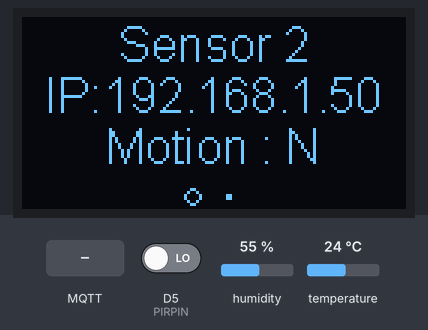
The sketch below on a simulated ESP8266 (NodeMCU). Parts: 128×64 one-colour display. The test bench sets the inputs (shaded band); at power-on: D5 (PIRPIN) LOW, humidity 55 %, temperature 24 °C. WiFi joins after 1.5 s; servers stay silent unless stated; no MQTT or app messages arrive unless stated; what the sketch prints to the serial monitor is not drawn.

Above: at 4.2 s.
4.3 s: D5 (PIRPIN) driven HIGH
At 5.5 s:
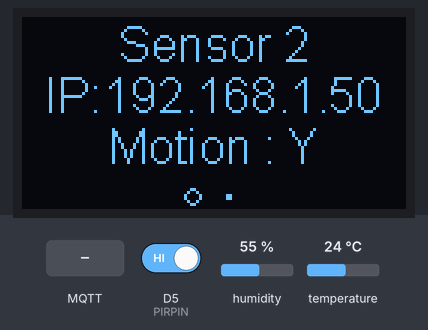
Timing chart, 0 to 6.1 s (numbered marks = the images above; inputs shaded):
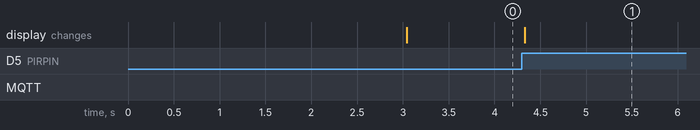

Measured:
- after the input at 4.3 s, the display: changes at once (image 1)

The sketch:

Sensor.ino
```cpp
#include <ESP8266WiFi.h>
#include <PubSubClient.h>
#include <Wire.h>
#include <DHT.h>
#include "SSD1306.h" // alias for `#include "SSD1306Wire.h"`
#include "OLEDDisplayUi.h" // Include the UI lib
#include "images.h" // Include custom images
#include <ArduinoOTA.h>

#define wifi_ssid "WiFi SSID"
#define wifi_password "WiFi Password"
#define mqtt_server "MQTT IP Address"

#define humidity_topic "home/sensor/humidity"
#define temperature_topic "home/sensor/temperature"
#define heatindex_topic "home/sensor/heatindex"
#define motion_topic "home/sensor/motion"
#define ota_topic "home/sensor/ota"

#define DHTTYPE DHT22
#define DHTPIN  D6

SSD1306  display(0x3c, D2, D1);
OLEDDisplayUi ui     ( &display );

int counter = 0;
int previousReading = LOW;
int PIRPIN = D5;

long lastMsg = 0;
float temp = 0.0;
float hum = 0.0;
float hic=0.0;
float diff = 0.1;
boolean motion=false;

boolean otaflag=false;

WiFiClient espClient;
PubSubClient client(espClient);
//DHT dht(D1, DHTTYPE, 11); // 11 works fine for ESP8266
DHT dht(DHTPIN, DHTTYPE); // 11 works fine for ESP8266

void msOverlay(OLEDDisplay *display, OLEDDisplayUiState* state) {
  display->setTextAlignment(TEXT_ALIGN_RIGHT);
  display->setFont(ArialMT_Plain_10);
  display->drawString(128, 0, String(millis())); yield();
}

void drawFrame0(OLEDDisplay *display, OLEDDisplayUiState* state, int16_t x, int16_t y) {
  String ipAddress = IPAddress2String(WiFi.localIP());
  display->setTextAlignment(TEXT_ALIGN_CENTER);
  display->setFont(ArialMT_Plain_16);
  display->drawString(64 + x, 0 + y, "Sensor 2"); yield();
  display->drawString(64 + x, 17 + y, ipAddress); yield();
  if(motion){
    display->drawString(64 + x, 34 + y, "Motion : Y"); yield();
  }else{
    display->drawString(64 + x, 34 + y, "Motion : N"); yield();
  }
}

void drawFrame1(OLEDDisplay *display, OLEDDisplayUiState* state, int16_t x, int16_t y) {
  display->setTextAlignment(TEXT_ALIGN_CENTER);
  display->setFont(ArialMT_Plain_16);
  display->drawString(64 + x, 0 + y, "Sensor 2"); yield();
  display->drawString(64 + x, 17 + y, "Temp: " + String(temp) + " C"); yield();
  display->drawString(64 + x, 34 + y, "Hum : " + String(hum) + " %"); yield();
}

// This array keeps function pointers to all frames
// frames are the single views that slide in
FrameCallback frames[] = { drawFrame0, drawFrame1 };

// how many frames are there?
int frameCount = 2;

// Overlays are statically drawn on top of a frame eg. a clock
OverlayCallback overlays[] = { msOverlay };
int overlaysCount = 1;

void callback(char* topic, byte* payload, unsigned int length) {
  payload[length] = '\0'; // Null terminator used to terminate the char array
  String message = (char*)payload;
//  char* cpmOTATopic="home/sensor/ota";

  if(strcmp(topic,"home/sensor/ota")==0 and message == "1") {
    otaflag=true;
  } else {
    Serial.print("Message arrived [");
    Serial.print(topic);
    Serial.print("] ");
    Serial.println(message);
  }
}

void setup() {
  //Wire.begin();
  Serial.begin(115200);
  pinMode(DHTPIN, INPUT_PULLUP);
  pinMode(PIRPIN, INPUT);
  dht.begin();
  setup_wifi();
  client.setServer(mqtt_server, 1883);
  client.setCallback(callback);

  ArduinoOTA.setHostname("Sensor 2");

  ArduinoOTA.onStart([]() {
    digitalWrite(BUILTIN_LED, LOW);
    Serial.println("Start");
  });
  ArduinoOTA.onEnd([]() {
    digitalWrite(BUILTIN_LED, HIGH);
    Serial.println("\nEnd");
  });
  ArduinoOTA.onProgress([](unsigned int progress, unsigned int total) {
    Serial.printf("Progress: %u%%\r", (progress / (total / 100)));
  });
  ArduinoOTA.onError([](ota_error_t error) {
    Serial.printf("Error[%u]: ", error);
    if (error == OTA_AUTH_ERROR) Serial.println("Auth Failed");
    else if (error == OTA_BEGIN_ERROR) Serial.println("Begin Failed");
    else if (error == OTA_CONNECT_ERROR) Serial.println("Connect Failed");
    else if (error == OTA_RECEIVE_ERROR) Serial.println("Receive Failed");
    else if (error == OTA_END_ERROR) Serial.println("End Failed");
  });
  ArduinoOTA.begin();

  // The ESP is capable of rendering 60fps in 80Mhz mode
  // but that won't give you much time for anything else
  // run it in 160Mhz mode or just set it to 30 fps
  ui.setTargetFPS(30);

  // Customize the active and inactive symbol
  ui.setActiveSymbol(activeSymbol);
  ui.setInactiveSymbol(inactiveSymbol);

  // You can change this to
  // TOP, LEFT, BOTTOM, RIGHT
  ui.setIndicatorPosition(BOTTOM);

  // Defines where the first frame is located in the bar.
  ui.setIndicatorDirection(LEFT_RIGHT);

  // You can change the transition that is used
  // SLIDE_LEFT, SLIDE_RIGHT, SLIDE_UP, SLIDE_DOWN
  ui.setFrameAnimation(SLIDE_LEFT);

  // Add frames
  ui.setFrames(frames, frameCount);

  // Add overlays
  //ui.setOverlays(overlays, overlaysCount);

  // Initialising the UI will init the display too.
  ui.init();

  display.flipScreenVertically();
  ////////// End of Display //////////////
}

void setup_wifi() {
  delay(10);
  // We start by connecting to a WiFi network
  Serial.println();
  Serial.print("Connecting to ");
  Serial.println(wifi_ssid);

  WiFi.begin(wifi_ssid, wifi_password);

  while (WiFi.status() != WL_CONNECTED) {
    delay(500);
    Serial.print(".");
  }

  Serial.println("");
  Serial.println("WiFi connected");
  Serial.println("IP address: ");
  Serial.println(WiFi.localIP());
  delay(1500);
}

void reconnect() {
  // Loop until we're reconnected
  while (!client.connected()) {
    Serial.print("Attempting MQTT connection...");
    // Attempt to connect
    if (client.connect("sensor")) {
      Serial.println("connected");
      // Once connected, publish an announcement...
      client.publish("home/sensor/status","Sensor 2 Connected");
      client.subscribe("home/sensor/status");
      client.subscribe("home/sensor/ota");
    } else {
      Serial.print("failed, rc=");
      Serial.print(client.state());
      Serial.println(" try again in 5 seconds");
      // Wait 5 seconds before retrying
      delay(5000);
    }
  }
}

bool checkBound(float newValue, float prevValue, float maxDiff) {
  return !isnan(newValue) &&
         (newValue < prevValue - maxDiff || newValue > prevValue + maxDiff);
}

void loop() {
    int remainingTimeBudget = ui.update(); yield();

    if (remainingTimeBudget > 0) {
      // You can do some work here
      // Don't do stuff if you are below your
      // time budget.
      // delay(remainingTimeBudget);
      if (otaflag) {
        Serial.println("OTA MODE");
        ArduinoOTA.handle();
        delay(200);
      }else{
        if (!client.connected()) {
          reconnect();
        }
        client.loop();
        int reading = digitalRead(PIRPIN); yield();
        long now = millis();
      //  Serial.println(now - lastMsg);
        if (now - lastMsg > 10000) {
          lastMsg = now;

          float newTemp = dht.readTemperature(); yield();
          float newHum = dht.readHumidity(); yield();
          float newHic = dht.computeHeatIndex(newTemp, newHum, false); yield();

          if (checkBound(newTemp, temp, diff)) {
            temp = newTemp;
            //Serial.print("New temperature:");
            //Serial.println(String(temp).c_str());
            client.publish(temperature_topic, String(temp).c_str(), true); yield();
          }
          Serial.print(String(newTemp).c_str());
          Serial.print(" ");
          if (checkBound(newHum, hum, diff)) {
            hum = newHum;
            //Serial.print("New humidity:");
            //Serial.println(String(hum).c_str());
            client.publish(humidity_topic, String(hum).c_str(), true); yield();
          }
          Serial.print(String(newHum).c_str());
          Serial.print(" ");
          if (checkBound(newHic, hic, diff)) {
            hic = newHic;
            //Serial.print("New Heat Index:");
            //Serial.println(String(hic).c_str());
            client.publish(heatindex_topic, String(hic).c_str(), true); yield();
          }
          Serial.println(String(newHic).c_str());
        }

        Serial.println(reading);
        if (previousReading == LOW && reading == HIGH) {
          counter++;
          client.publish(motion_topic, "ON");  yield();
          client.publish(motion_topic, "1");   yield();
          Serial.print("Triggered ");
          Serial.print(counter);
          Serial.println("x Times! ");
          motion=true;
        } else if (previousReading == HIGH && reading == LOW){
          client.publish(motion_topic, "OFF");  yield();
          client.publish(motion_topic, "0");  yield();
          motion=false;
        }
        previousReading = reading;
    }

    //delay(1000);
  }
}

String IPAddress2String(IPAddress address)
{
 return "IP:" +
        String(address[0]) + "." +
        String(address[1]) + "." +
        String(address[2]) + "." +
        String(address[3]);
}
```

images.h
```cpp
const char activeSymbol[] PROGMEM = {
    B00000000,
    B00000000,
    B00011000,
    B00100100,
    B01000010,
    B01000010,
    B00100100,
    B00011000
};

const char inactiveSymbol[] PROGMEM = {
    B00000000,
    B00000000,
    B00000000,
    B00000000,
    B00011000,
    B00011000,
    B00000000,
    B00000000
};
```
